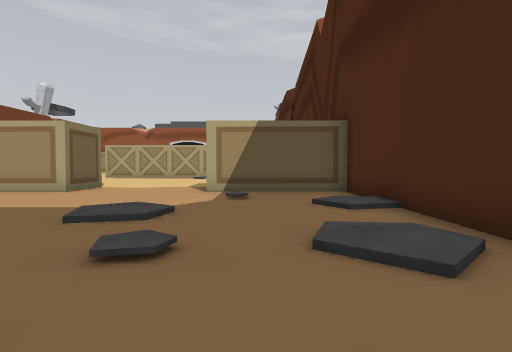
view 1 (above)

19 first-person views from a walk through a scene from a Unity 3-D project. The camera is 1.5 m above the floor, tilts 2° down and sees 80° across. The floor is counted in squares, 2 m on a side. Each view is taken from the middle of a square. On the plan, view 1 faces up. The plan holds only what a view shows up to about 10 squares ahead; the rest is blank. The place goes on beyond the plan. Some animated figures are not drawn.

view 2
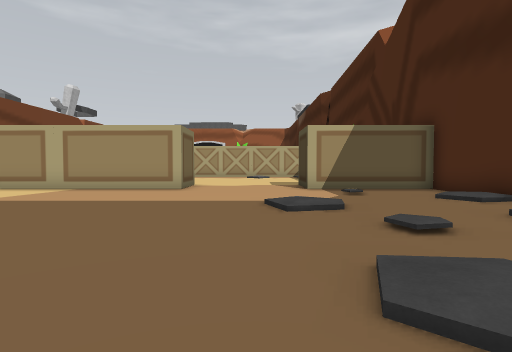

view 3
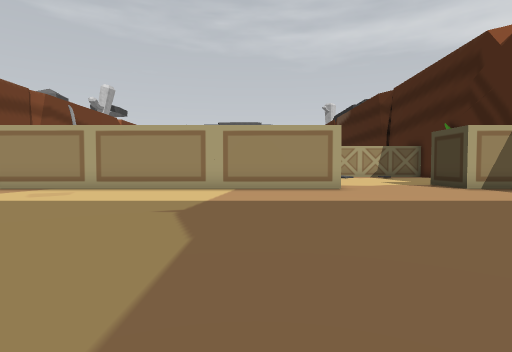

view 4
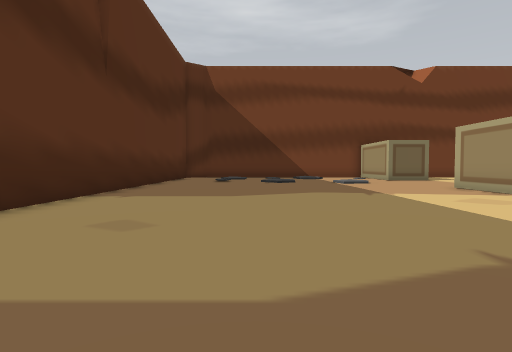

view 5
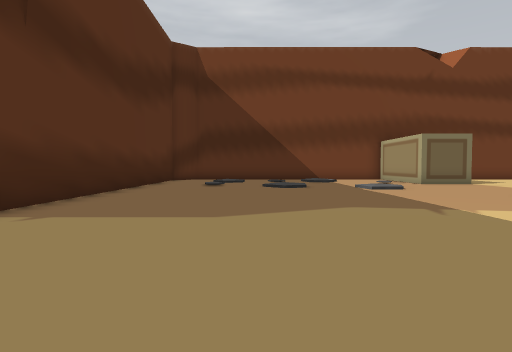

view 6
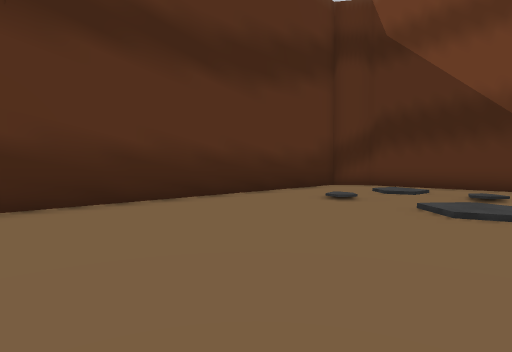

view 7
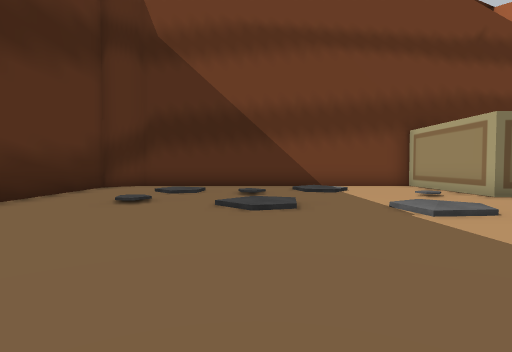

view 8
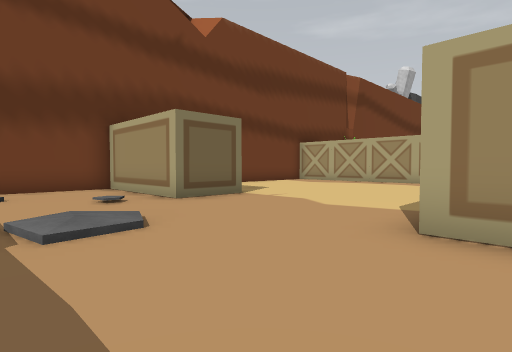

view 9
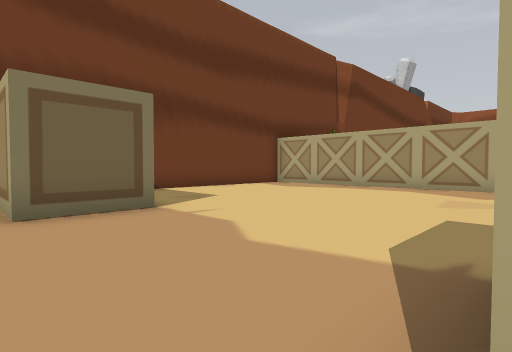

view 10
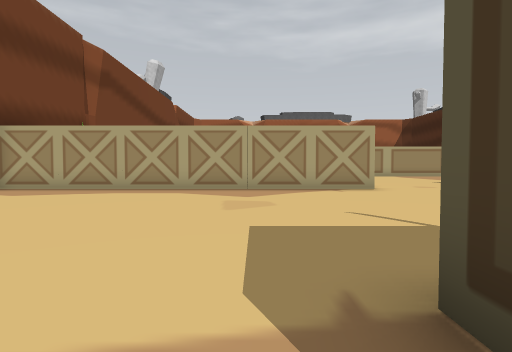

view 11
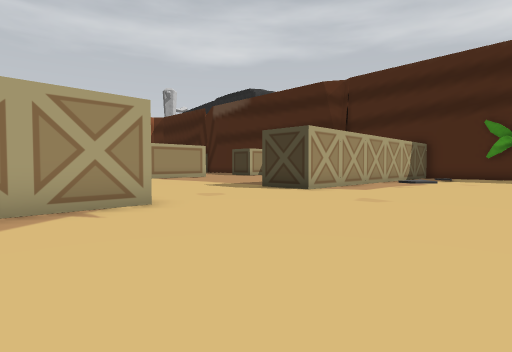

view 12
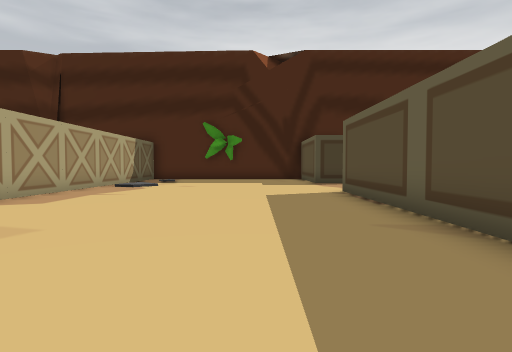

view 13
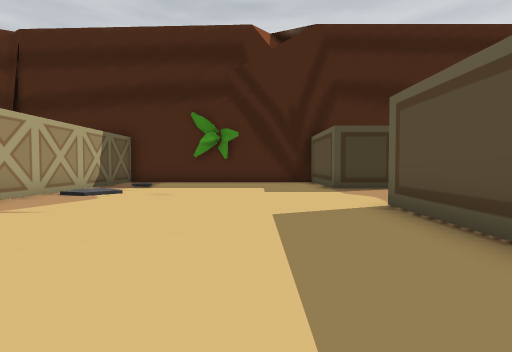

view 14
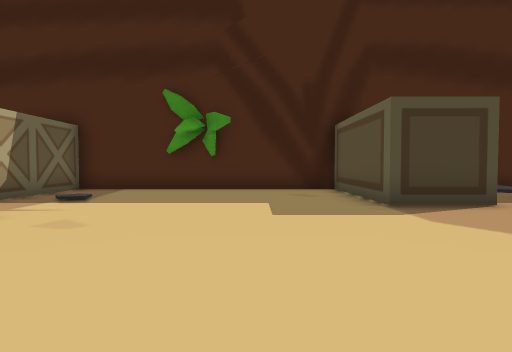

view 15
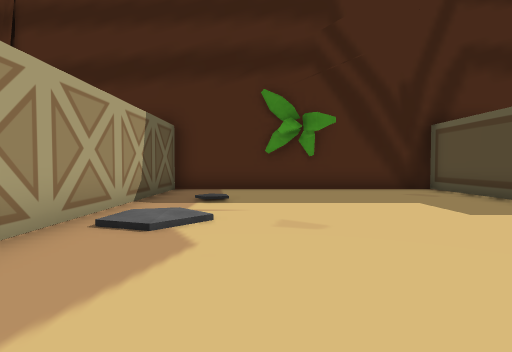

view 16
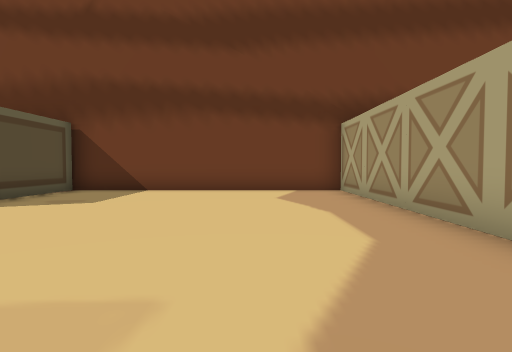

view 17
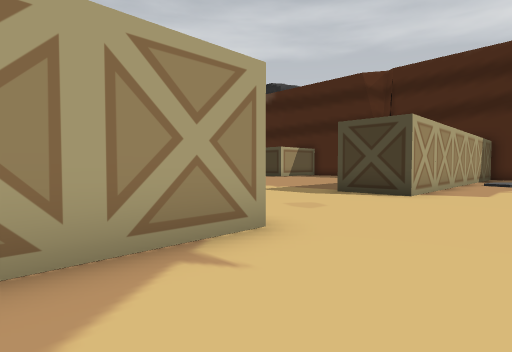

view 18
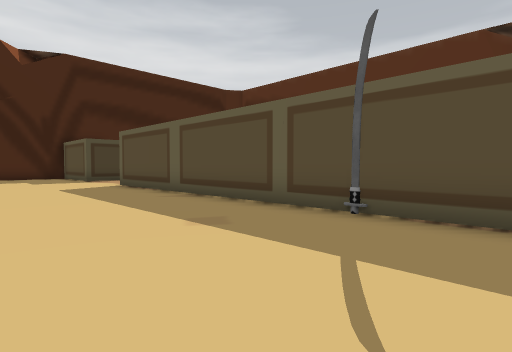

view 19
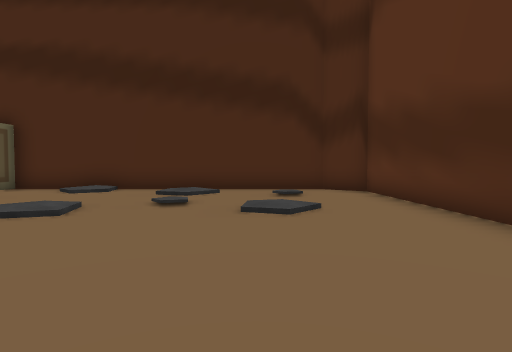

### Floor plan
Key: @ floor where view 1 was taken; # wall or solid block; . main floor; : floor 0.25 m higher than the main floor; / step, stairs or slope; B box; O other object.
Columns run from 26 left of view 1 to 3 right of it. Each row starts with its distance up from view 1.
 20 BBBBBBBBBBBB.....BBBBBBBBBBBB
 19 BBBBBBBBBBBB.....BBBBBBBBBBBB#
 18 #....................../.....#
 17 #......................////..#
 16 #............................#
 15 #............................#
 14 #............................#
 13 #............................#
 12 #............................#
 11 #............................#
 10 #####....##O#########....#####
  9 #####....O###O###O###....O####
  8 #............................#
  7 #...../.................../..#
  6 #..../:..................../:#
  5    ..................../:.../#
  4  ./../................../....#
  3 #../.:/................../.:/#
  2 #..../...................../.#
  1 #.:/....................//...#
  0  ./...................../.@/.#
 -1  ................ .  ........#
 -2 #...............      ......##
 -3 ###############        ######

Positions as (right, up) in squares from view 1, and headings:
1: (0, 0), facing up
2: (-3, -1), facing up
3: (-8, -1), facing up
4: (-7, 2), facing left
5: (-10, 2), facing left
6: (-15, 4), facing down-left
7: (-15, 3), facing left
8: (-16, 5), facing up-left
9: (-17, 8), facing up-left
10: (-18, 9), facing up
11: (-17, 13), facing up-right
12: (-14, 13), facing right
13: (-11, 13), facing right
14: (-7, 13), facing right
15: (-7, 16), facing right
16: (-17, 16), facing left
17: (-17, 16), facing up-right
18: (-17, 15), facing down-right
19: (-7, 1), facing right
